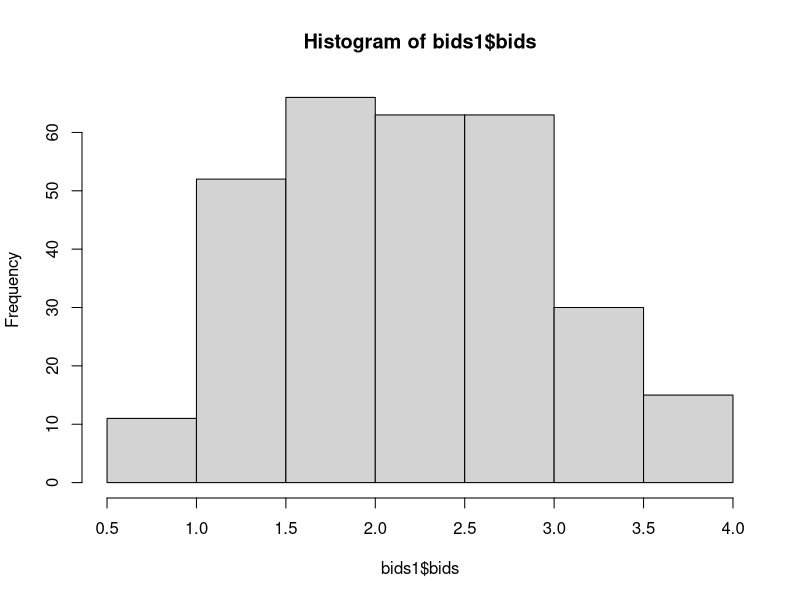
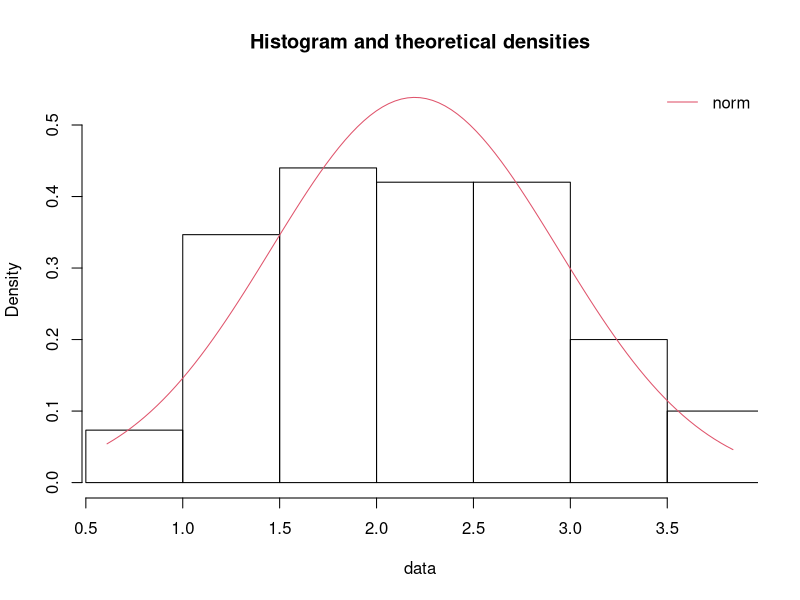
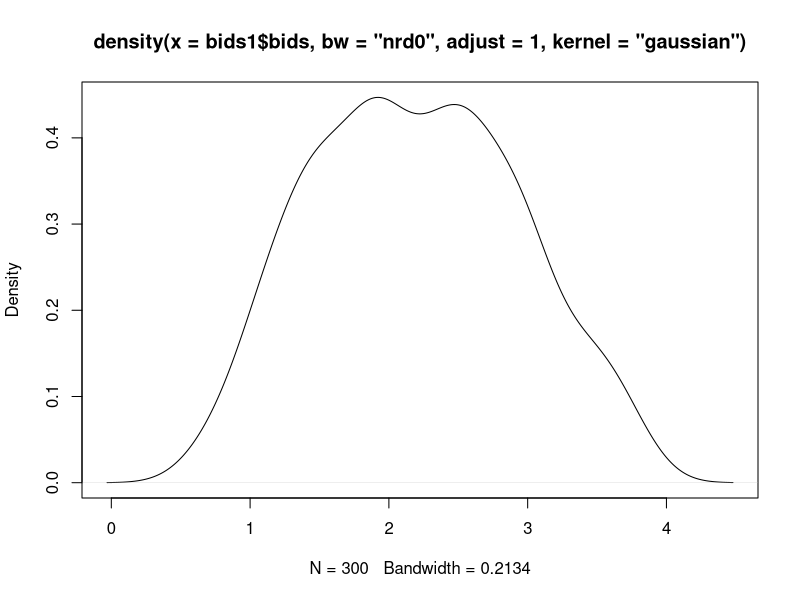
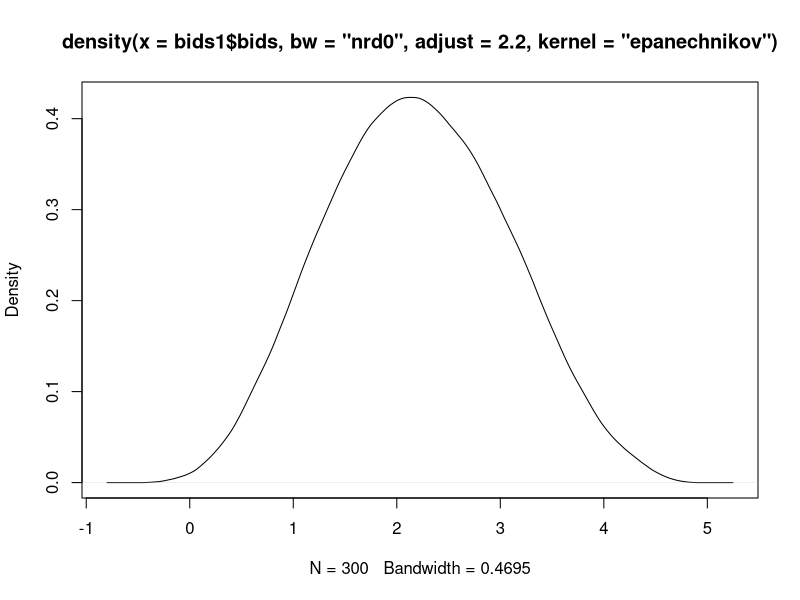

The R script that drew these images, in order: (Note: this script raises an error after producing the figures.)
## ---- chunk 1
library(tidyverse)
library(fitdistrplus)
library(spatstat) 

bids1 <- read_csv("bids1.csv", col_names = c("bids"))
hist(bids1$bids)
## ---- chunk 2
fhat.1a <- fitdist(bids1$bids, "norm") 
denscomp(fhat.1a)
## ---- chunk 3
fhat.1b <- density(bids1$bids, bw="nrd0", adjust = 1, kernel = "gaussian")
plot(fhat.1b)
## ---- chunk 4
fhat.1c <- density(bids1$bids, bw="nrd0", adjust = 2.2, kernel = "epanechnikov") 
plot(fhat.1c)
## ---- chunk 5
bids <- bids1$bids
X = bids
J <- function(h){
  fhat=Vectorize(function(x) density(X,from=x,to=x,n=1,bw=h,kernel = "epanechnikov")$y)
  fhati=Vectorize(function(i) density(X[-i],from=X[i],to=X[i],n=1,bw=h,kernel = "epanechnikov")$y)
  F=fhati(1:length(X))
  return(integrate(function(x) fhat(x)^2,-Inf,Inf)$value-2*mean(F))  
}
vx=seq(.15,.5,by=.01)
vy=Vectorize(J)(vx)
df=data.frame(vx,vy)

qplot(vx,vy,geom="line",data=df)

myopt<- optimize(J,interval=c(.1,.8))

bw_cv <- myopt$minimum

bw.ucv(bids)
## ---- chunk 6
data <- as.data.frame(bids)
ggplot(data,aes(bids))  + geom_histogram(aes(y = stat(density))) +
  geom_line(stat = 'function', fun = dnorm, args = as.list(fhat.1a$estimate), aes(col = 'Normal')) +
  geom_line(stat = "density",bw = "nrd0", aes(col = 'Gaussian-Plug in')) +
  geom_line(stat = "density", bw = "nrd0", adjust = 2.2, kernel = "epanechnikov", aes(col = 'Epanechnikov-Plug in')) + 
  geom_line(stat = "density", bw = bw_cv, kernel = "epanechnikov", aes(col = 'Epanechnikov-CV')) +
  scale_color_manual(values = c('red', 'green', 'yellow','blue'))
## ---- chunk 7
n = 3
fhat.4 <- function(x) density(bids1$bids, from=x, to=x, n=1, bw=bw_cv, adjust = 1, kernel = "epanechnikov")$y
fhat.4.pdf <- density(bids1$bids, bw=bw_cv, adjust = 1, kernel = "epanechnikov")
Fhat.4.cdf <- CDF(fhat.4.pdf)
vhat <- bids + Fhat.4.cdf(bids) / ((n-1)*sapply(bids,fhat.4))
## ---- chunk 8
vhat_pdf <- density(vhat, bw="nrd0", adjust = 2.2, kernel = "epanechnikov") 
plot(vhat_pdf)
## ---- chunk 9
data.v <- as.data.frame(vhat)
ggplot(data.v,aes(vhat))  + geom_histogram(aes(y = stat(density))) +
  geom_line(stat = 'function', fun = dlnorm, args = list(meanlog = 1, sdlog = 0.5), aes(col = 'LogNormal')) +
  geom_line(stat = "density", bw = "nrd0", kernel = "gaussian", aes(col = 'Gaussian-Plug in')) +  
  geom_line(stat = "density", bw = "nrd0", adjust = 2.2, kernel = "epanechnikov", aes(col = 'Epanechnikov-Plug in')) +
  geom_line(stat = "density", bw = bw_cv, kernel = "epanechnikov", aes(col = 'Epanechnikov-CV')) +
  scale_color_manual(values = c('red', 'green', 'yellow','blue'))
